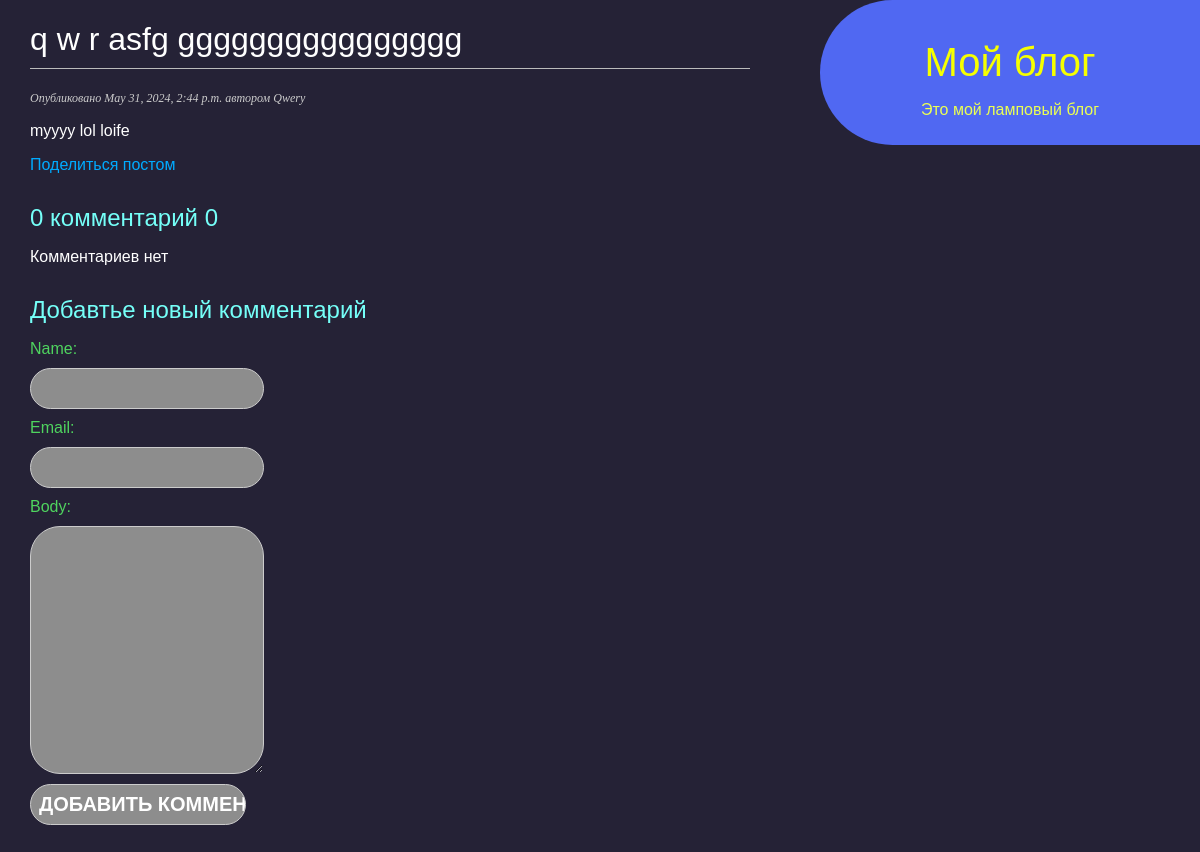
The page /blog/5/ on the database as committed earlier.
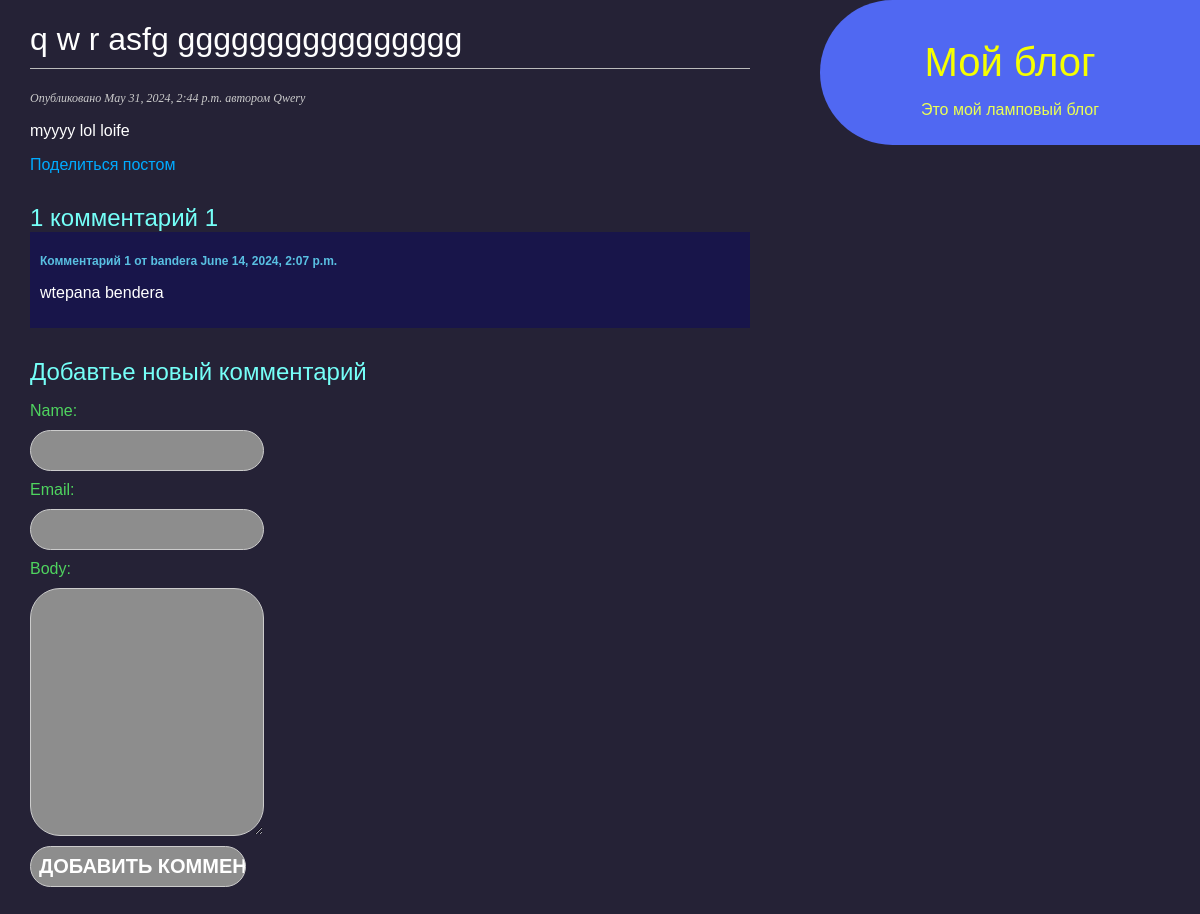
The same page on the database as committed later.
### blog/models.py (models this page shows, shortened)
class Post(models.Model):
    class Status(models.TextChoices): #сокращенный и полный варик в выпадающем списке
        DRAFT = "DF", "Draft"
        PUBLISHED = "PB", 'Published'
    tags = TaggableManager()
    title = models.CharField(max_length=200)
    slug = models.SlugField(max_length=200)
    author = models.ForeignKey(User,
                               on_delete=models.CASCADE,
                               related_name='blog_posts')
    body = models.TextField()
    publish = models.DateTimeField(default=timezone.now)
    created = models.DateTimeField(auto_now_add=True)
    updated = models.DateTimeField(auto_now=True)
    status = models.CharField(max_length=2, choices=Status.choices, default=Status.DRAFT)
    objects = models.Manager()
    published = PublishedManager()
    class Meta:
        ordering = ['-publish'] #сортировка по времени публикации поста, убывающий
        indexes = [
            models.Index(fields=['-publish'])
        ]

class Comment(models.Model):
    post = models.ForeignKey(Post, on_delete=models.CASCADE, related_name= "comments" )
    name = models.CharField(max_length= 80)
    email = models.EmailField()
    body = models.TextField()
    created = models.DateTimeField(auto_now_add=True)
    updated = models.DateTimeField(auto_now=True)
    active = models.BooleanField(default=False)
    class Meta:
        ordering = ['created']
        indexes = [models.Index(fields=['created']),]

### blog/views.py (the view)
# urls.py: path('<int:id>/',views.post_detail, name='post_detail'),
@never_cache
def post_detail(request, id):
    try:
        post = Post.published.get(id = id) # Получаем пост с указанным id и статусом PUBLISHED.
        comments = post.comments.filter(active=True) # Фильтруем комментарии к посту, чтобы отображались только активные.
        form=CommentForm()
    except Post.DoesNotExist:
        raise Http404("No Post found")
    return render (request,
                   'blog/post/detail.html',
                  {'post': post,
                   'comments':comments,
                   'form':form})

### blog/forms.py
class CommentForm(forms.ModelForm):
    class Meta:
        model = Comment
        fields = ["name", "email", "body"]

### blog/models.py (called while the page is built)
    def get_queryset(self):
        return super().get_queryset().filter(status = Post.Status.PUBLISHED)

### blog/templates/blog/post/detail.html (shortened to what this page needs)
{% extends "blog/base.html" %}
{% block content %}
<h1>{{ post.title }} </h1>
<p class = "date">
    Опубликовано {{post.publish}} автором {{post.author}}
</p>
{{post.body|linebreaks}}
<p>
    <a href="{% url "blog:post_share" post.id %}"> Поделиться постом</a>
</p>
{% with comments.count as total_comments %}
<h2>{{total_comments}} комментарий {{total_comments}}</h2>
{% endwith%}
{% for comment in comments %}
<div class="comment">
    <p class = "info">
        Комментарий {{forloop.counter}} от {{comment.name}}
        {{comment.created}}
    </p>
    {{comment.body|linebreaks}}
</div>
{% empty %}
<p> Комментариев нет </p>
{%endfor %}
{% include "blog/post/includes/comment_form.html" %}
{% endblock %}

### blog/templates/blog/base.html (shortened to what this page needs)
{% load static %}
<!DOCTYPE html>
<html>
    <head>
        <link href="{% static "css/blog.css" %}?version=1" rel ="stylesheet">
    </head>
<body>
    <div id="content">
        {% block content %}
        {% endblock %}
    </div>
    <div id = "sidebar">
        <h3>Мой блог</h3>
        <p>Это мой ламповый блог</p>
    </div>
</body>
</html>

### blog/templates/blog/post/includes/comment_form.html (shortened to what this page needs)
<h2>Добавтье новый комментарий</h2>
<form class="comment_form" action = "{%url "blog:post_comment" post.id %}" method = "post">
    {{form.as_p}}
    <p><input type = "submit" value = "Добавить комментарий"></p>
</form>

### blog/static/css/blog.css (style rules this page uses)
body { margin:0; padding:0; font-family:helvetica, sans-serif; background-color: #252236; }
a { color:#00abff; text-decoration:none; }
h1 { font-weight:normal; border-bottom:1px solid #bbb; padding:0 0 10px 0; }
h2 { font-weight:normal; color: #75fff8; margin:30px 0 0; }
h3 { font-weight:normal; color: #f6ff00; font-size: 40px; margin:30px 0 0; }
#content { float:left; overflow-wrap: break-word; width:60%; padding:0 0 0 30px; color: #ffffff; padding-bottom: 20px; margin-bottom: 20px; border-bottom: 1px solid #ccc; }
#sidebar { float:right; color: #ebff53; width:30%; padding:10px; background:#5068f2; border-radius: 100px 0 0 100px; text-align: center; }
p.date { color:#ccc; font-family: georgia, serif; font-size: 12px; font-style: italic; }
label { float:left; clear:both; color:#333; margin-bottom:4px; }
input, textarea { clear:both; float:left; margin:0 0 10px; background:#ededed; border:0; padding:6px 10px; font-size:12px; }
input[type=submit] { font-weight:bold; background:#00abff; color:#fff; padding:10px 20px; font-size:14px; text-transform:uppercase; }
.comment { padding:10px; background-color: #dc71dc; color: #ffffff; }
.comment:nth-child(even) { background:#18154a; }
.comment .info { font-weight:bold; font-size:12px; color:#59c0e2; }
.comment_form { background-color: #d21414; color: #f30505; }
.comment_form label { display: block; margin-bottom: 10px; color: #4fd45f; }
.comment_form input, .comment_form textarea { width: 30%; padding: 8px; border: 1px solid #ccc; border-radius: 30px; background-color: #8d8d8d; color: #ffffff; font-size: 20px; }

Rows that differ between the two databases and show on the page:
added Comment: name "bandera", created "June 14, 2024, 2:07 p.m.", body "wtepana bendera"
Other text that changed with them:
{{ total_comments }}: "0" → "1"
text no longer shown: "Комментариев нет"
